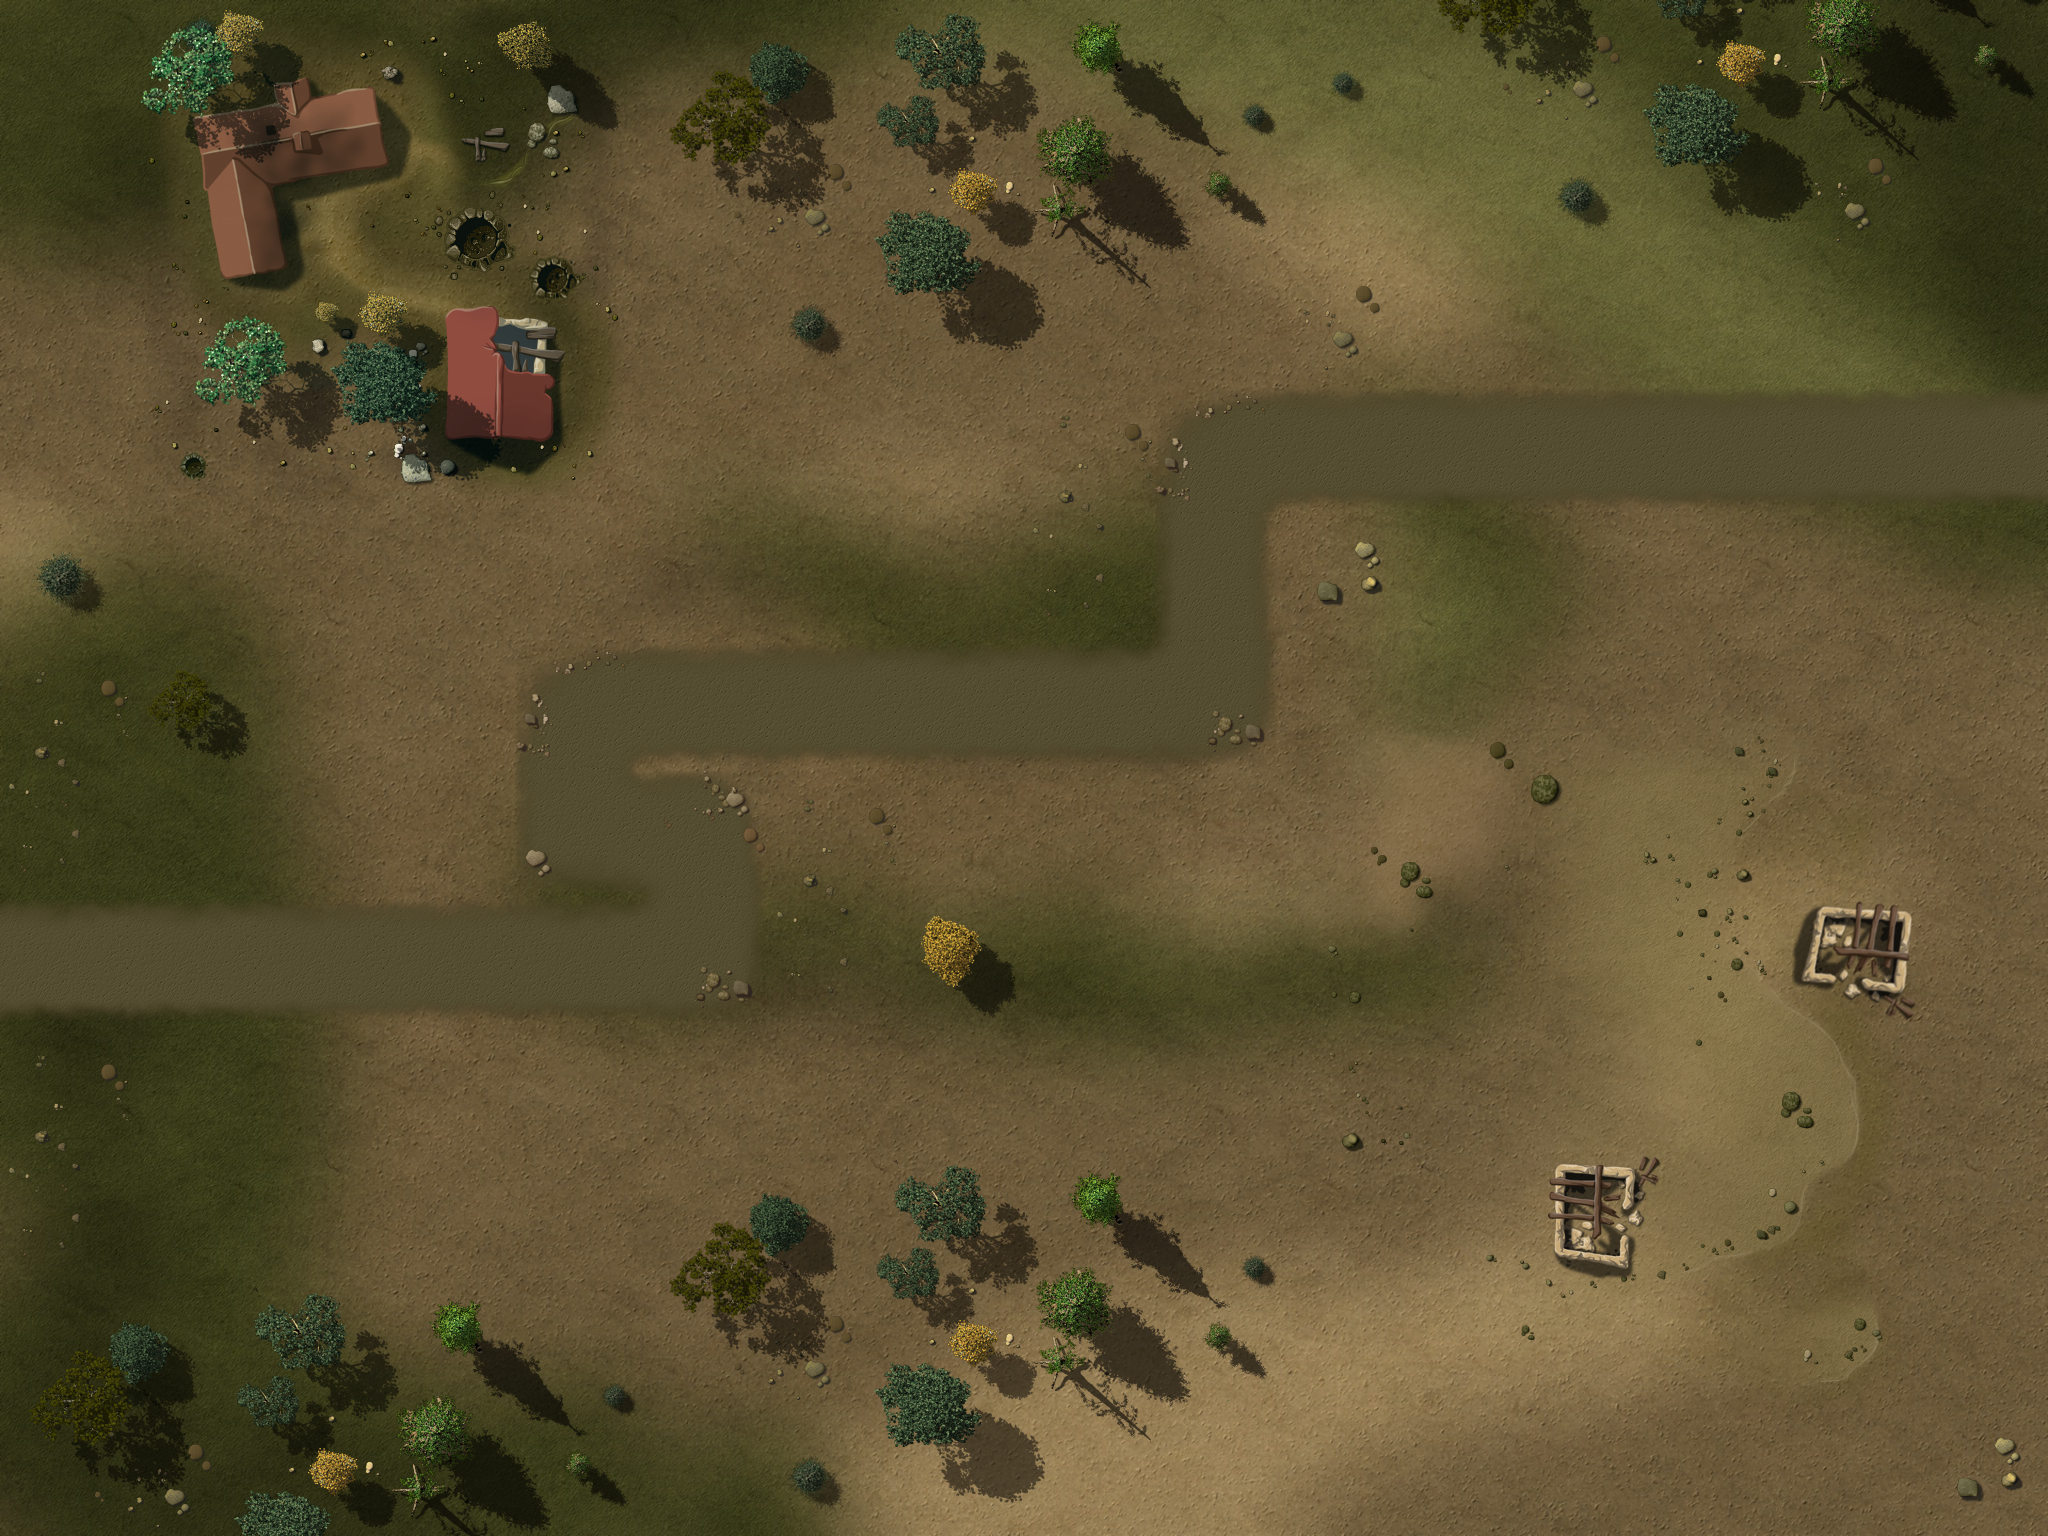

Below is a game level as drawn by its tile map, then a one-line description and the .tmx that defines it (tile-layer data replaced by summaries):
An orthogonal 16x12 tile map with 128x128 px tiles, 4 tile layers (Ground, Objects1, Objects2, Path), 1 hidden layer not drawn, 3 tilesets and 19 objects.

<map version="1.0" orientation="orthogonal" width="16" height="12" tilewidth="128" tileheight="128">
 <properties>
<property name="wave01" value="1,1,1,2,4,2,4,1,1,1,1,1,1,4,2,1,1,1,2,2,2,4,4,1,2,1,2,1" />
<property name="wave02" value="10,10,10,10,10,10,10,10,1,1,1,2,2,4,4,4,10,10,10,10,4,10,2,1,1,10,10,10,10,4,4,2,10,1,1,1,1" />
<property name="wave03" value="10,10,10,1,10,1,1,4,10,10,4,10,10,10,1,1,1,4,1,4,1,2" />
<property name="wave04" value="4,4,2,2,1,3,1,1,1,4,1,1,2,2,1,1,4,4,1,1,1" />
<property name="wave05" value="1,1,1,1,2,1,1,1,2,4,1,4,1,1,1,1,2,1,3,1,1,2,4,4" />
<property name="wave06" value="10,10,10,10,10,10,10,10,10,10,10,3,3,10,10,10,10,10,10,10,10,10,10,10,10,10,10,10,10,10,10,10,10,10,10,10,10,10,10,1,1,1,1,10,10,10,10,10,10" />
<property name="wave07" value="10,10,10,1,10,10,10,1,10,10,10,10,10,1,10,10,10,10,10,10,1,10,10,1,10,10,10,10,1,10,10,10,10,2,10,10,2,10,10,2" />
<property name="wave08" value="1,1,1,2,4,4,1,1,1,4,1,2,1,2,1,1,4,4,1,1,2" />
<property name="wave09" value="10,10,10,10,10,2,10,1,1,4,2,4,1,10,10,10,10,10,10,4,2,1,1,1" />
<property name="wave10" value="1,1,10,10,10,10,3,10,6,10,10,6,10,10,10,10,2,10,1,1,1,3,10,2,10,10,1,1,100,2,1,1,1,1,1,1,4,2,10,10,10,10" />
<property name="wave11" value="5,5,5,1,1,1,10,10,10,10,10,5,10,10,10,3,5,5,5,10,10,10,10,1,1,5,5,5,10,10,10,10,5,2,1" />
<property name="wave12" value="4,4,4,1,1,1,1,1,5,5,5,5,5,10,10,10,10,10,2,1,1,1,1,1,1,10,10,10,5,5,4,4,10,10" />
<property name="wave13" value="1,1,1,1,3,1,1,1,3,6,3,3,3,10,10,10,11,5,5,1,1,1,5,5,5,1,1,1,1,1,3,1,1,1" />
<property name="wave14" value="5,5,5,5,5,5,5,3,1,1,1,1,2,2,1,1,6,1,1,3,1,2,5,5,1,2,1,2,1,1,1,2,2,5" />
<property name="wave15" value="10,10,10,1,10,10,10,1,10,10,10,10,10,1,10,10,10,10,10,10,1,10,10,1,10,10,10,10,1,10,10,10,10,2,10,10,2,10,10,2" />
<property name="wave16" value="1,1,1,1,1,7,7,7,7,7,1,3,1,2,1,1,4,7,6,6,4,7,7,7,1,1,1,6,6,2,2,3,1,1,1,1,5,5,5" />
<property name="wave17" value="7,7,7,7,7,7,2,2,4,4,4,4,4,7,7,7,10,10,1,1,1,1,5,5,5,6,1,1,1,4,4,2,7,7,7,7" />
<property name="wave18" value="10,10,10,10,10,10,3,10,10,10,10,10,10,8,10,8,10,1,1,1,3,1,1,8,10,10,10,10,10,10,10,10,10,10,10,10,10,2,10,1,1,1,1,3" />
<property name="wave19" value="10,10,9,9,10,10,1,1,1,6,1,1,3,1,1,10,10,10,4,4,10,1,1,8,10,10,1,10,1,10,1,10,10,10,1,1,1,1,10,10,10,10,1,1,1,10" />
<property name="wave20" value="7,7,3,7,2,1,1,1,1,3,6,1,1,1,1,11,1,1,2,1,1,7,7,7,1,2,1,1,5,5,4,101" />
<property name="wave21" value="3,3,7,7,7,7,1,1,1,1,2,1,2,1,1,1,1,10,10,10,10,10,10,9,9,10,10,1,1,3,2,2,9" />
<property name="wave22" value="5,5,6,6,1,1,1,1,3,6,1,6,1,6,1,1,2,2,7,7,8,10,10,10,10,1,3,2,1,4,4,4,1,1,1" />
<property name="wave23" value="1,5,1,5,1,5,1,5,1,5,1,3,1,5,1,5,5,5,4,4,4,1,1,5,3,9,9,10,11,11,11,11,10,10,10,10,7,1,1,1,6" />
<property name="wave24" value="5,5,4,1,4,4,1,1,1,1,10,10,10,10,10,10,10,10,10,10,3,5,5,5,2,2,1,1,1,1,2,5,5,5,11,11,11,6,4,4,1,1,1,1" />
<property name="wave25" value="10,10,10,10,1,10,1,10,1,10,10,10,1,1,1,1,10,10,10,10,1,1,1,10" />
<property name="wave26" value="1,1,1,1,10,10,10,1,10,10,10,1,1,1,1,1,1,10,10,10,10,1,6,6,1,1,1,1" />
<property name="wave27" value="3,1,10,10,10,10,10,10,6,6,4,4,10,10,10,10,10,1,1,1,1,4,4,2,3,10,10,10,6,6,2,1,2,2,10,10,10,10,10,10,1,1,1,5,5,5,5" />
<property name="wave28" value="6,11,11,11,11,6,3,11,11,11,11,6,9,9,1,1,9,9,1,1,5,5,3,3,3,1,1,1,1,1,3,9,9,9,10,10,10,10,8" />
<property name="wave29" value="9,1,1,1,9,1,1,1,1,9,1,1,9,1,1,1,9,6,6,2,2,8,1,1,6,5,5,5,11,11,11,11,11,11,11,11,1,1,1,1,1,5,4,5,5" />
<property name="wave30" value="6,6,10,10,10,10,10,3,10,10,10,10,8,1,1,8,1,1,6,6,10,10,1,1,11,11,3,11,11,11,11,6,10,10,1,1,1,1,10,10,10,10,10,10,10,2,1,1,2,10,10,101" />
 </properties>
 <tileset firstgid="1" name="ground" tilewidth="128" tileheight="128">
  <image source="tilesWorld1.png" width="2048" height="2048" />
 </tileset>
 <tileset firstgid="257" name="path" tilewidth="128" tileheight="128">
  <image source="path01.png" width="512" height="512" />
 </tileset>
 <tileset firstgid="273" source="ground4.tsx" />
 <layer name="Ground" width="16" height="12">
  <data>[192 cells, 1 non-empty, 1 distinct tile ids]</data>
 </layer>
 <layer name="Objects1" width="16" height="12">
  <data>[192 cells, 94 non-empty, 63 distinct tile ids]</data>
 </layer>
 <layer name="Objects2" width="16" height="12">
  <data>[192 cells, 14 non-empty, 6 distinct tile ids]</data>
 </layer>
 <objectgroup name="Objects3" width="16" height="12">
  <object gid="70" x="1608" y="1084" />
  <object gid="233" x="1738" y="962" />
  <object gid="231" x="1544" y="1110" />
  <object gid="249" x="1500" y="1196" />
  <object gid="230" x="1664" y="1050" />
  <object gid="229" x="892" y="420" />
 </objectgroup>
 <layer name="Path" width="16" height="12">
  <data>[192 cells, 22 non-empty, 6 distinct tile ids]</data>
 </layer>
 <objectgroup name="Locked" width="16" height="12">
  <object x="2432" y="256" />
  <object x="896" y="896" width="128" height="128" />
  <object x="0" y="0" width="2048" height="256" />
  <object x="0" y="256" width="128" height="1024" />
  <object x="0" y="1280" width="2048" height="256" />
  <object x="1920" y="256" width="128" height="1024" />
  <object x="128" y="256" width="512" height="128" />
  <object x="256" y="384" width="384" height="128" />
  <object x="640" y="1152" width="512" height="128" />
  <object x="1664" y="896" width="256" height="128" />
  <object x="1536" y="1024" width="128" height="256" />
  <object x="896" y="256" width="128" height="128" />
 </objectgroup>
 <objectgroup name="Waypoints" width="16" height="12">
  <object x="0" y="512">
   <polyline points="-127,450 708,446 706,315 580,312 573,194 1212,192 1213,-68 2173,-62" />
  </object>
 </objectgroup>
 <layer name="blendAdd" width="16" height="12" visible="0">
  <data>[192 cells, 0 non-empty, 0 distinct tile ids]</data>
 </layer>
</map>
